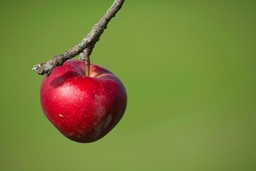
#> input picture _ i2Ai/CarlosMelo_VisaoComputacionalNaPratica/_Notebooks da Semana 1/apple.jpg, 256 x 171 px, shrunk from 1280 x 853 before the run
$ jupyter execute 'I2AI - 2_HSV.ipynb'   (shell and % lines are left out)
#> lines starting #> are read from the running program, lines starting #| are printed output that depends on the picture; after the words box and inside, x2 and y2 are one past the last pixel; in counts of white or black regions, pixels touching at a corner belong together
# O Espaço de Cor HSV

Neste *notebook* mós vamos explorar um espaço de cor muito útil e intuitivo: o HSV (Hue, Saturation, Value - Matiz, Saturação e Valor).

Uma das grandes vantagens de trabalhar com o espaço de cor HSV é a facilidade de trabalhar com 'canais' de cor específicos. Isso pode ser muito útil para várias tarefas de processamento de imagens, como identificar a cor dominante em uma imagem ou segmentar objetos por cor.

Ao longo deste notebook, vamos explorar o espaço de cor HSV em mais detalhes e experimentar várias técnicas úteis de processamento de imagens que fazem uso desse espaço de cor.

## Entendendo o Espaço de Cores HSV

Ao trabalhar com imagens digitais, o espaço de cor é um componente essencial. Em muitas situações, o espaço de cor RGB (Vermelho, Verde e Azul) é o mais comumente usado. No entanto, ele não é muito intuitivo para nós, humanos. É aqui que o espaço de cor HSV entra.

O espaço de cor HSV é mais próximo de como os humanos percebem a cor, tornando-o um espaço de cor intuitivo para trabalhar. Ele é representado por um sistema de coordenadas cilíndricas:

* Matiz (Hue): É o ângulo no sistema de coordenadas cilíndricas, e representa a cor "pura". Varia de 0 a 180 em softwares como OpenCV, mas pode variar de 0 a 360 em outros contextos.
* Saturação: Este é o eixo radial no sistema de coordenadas cilíndricas. A Saturação representa a "pureza" da cor, indo de 0 (sem cor, tons de cinza) a 255 (cor pura).
* Valor (Value): Este é o eixo vertical no sistema de coordenadas cilíndricas. O Valor representa o brilho da cor, variando de 0 (preto) a 255 (branco).

No espaço de cores HSV, o componente Matiz representa o comprimento de onda dominante da luz, variando entre 0 a 360 graus. A Saturação, por outro lado, representa a pureza (ou intensidade) de uma cor. Um valor de saturação mais alto indica uma cor mais vívida e vibrante, enquanto um valor mais baixo representa uma cor mais desbotada ou semelhante a pastel. Por último, o componente Valor representa o brilho ou a luminosidade de uma cor. Um valor mais alto corresponde a uma cor mais brilhante, enquanto um valor mais baixo representa uma cor mais escura.

Uma informação muito importante e que merece destaque, é que no OpenCV, a Matiz tem valores de 0 a 180, enquanto a Saturação e o Valor estão compreendidos no *range* de 0 a 255. Isso significa que no OpenCV os valores de H 179, 178, 177, e assim por diante, estão tão próximos do verdadeiro VERMELHO quanto os valores de H 1, 2, 3.

Compreender essas nuances do espaço de cores HSV, especialmente como implementado no OpenCV, pode ajudar em várias aplicações de visão computacional e processamento de imagem. Ele oferece uma maneira mais robusta de manipular cores e alcançar efeitos desejados em comparação com o espaço de cores RGB tradicional.

[cell 1]
# Baixar as imagens que serão usadas no notebook

[cell 2]
# Importando as bibliotecas necessárias
from google.colab.patches import cv2_imshow
import numpy as np
import cv2
import matplotlib
from mpl_toolkits.mplot3d import Axes3D
from matplotlib import cm
from matplotlib import colors
import plotly.express as px
import matplotlib.pyplot as plt

# Configurando os parâmetros de exibição de imagens e gráficos
matplotlib.rcParams['figure.figsize'] = (10.0, 10.0)
matplotlib.rcParams['image.cmap'] = 'gray'

[cell 3]
# A sua imagem da maçã
maca = cv2.imread('apple.jpg')
#> maca is the input picture: shape (171, 256, 3); mean B, G, R 58.5, 129.6, 120.7
maca = cv2.cvtColor(maca, cv2.COLOR_BGR2RGB)

r, g, b = cv2.split(maca)
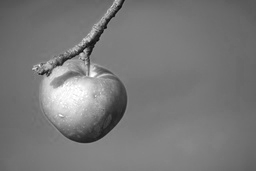
#> r: shape (171, 256); min 6, max 255, mean 120.7
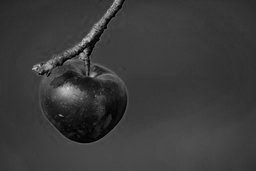
#> b: shape (171, 256); min 0, max 208, mean 58.5

[cell 4]
plt.imshow(maca)

[cell 5]
# Criando a figura para conter os dois subplots
fig = plt.figure(figsize=(16, 8))

# Plot RGB
axis_rgb = fig.add_subplot(1, 2, 1, projection="3d")
pixel_colors = maca.reshape((np.shape(maca)[0] * np.shape(maca)[1], 3))
norm = colors.Normalize(vmin=-1.0, vmax=1.0)
norm.autoscale(pixel_colors)
pixel_colors = norm(pixel_colors).tolist()
#> pixel_colors = 43776 items
axis_rgb.scatter(
    r.flatten(), g.flatten(), b.flatten(), facecolors=pixel_colors, marker="."
)
axis_rgb.set_xlabel("Red")
axis_rgb.set_ylabel("Green")
axis_rgb.set_zlabel("Blue")
axis_rgb.set_title("Espaço de Cores RGB")

# Conversão para HSV e plot
hsv_maca = cv2.cvtColor(maca, cv2.COLOR_BGR2HSV)
#> hsv_maca: shape (171, 256, 3); mean H, S, V 86, 154.6, 143.9
h, s, v = cv2.split(hsv_maca)
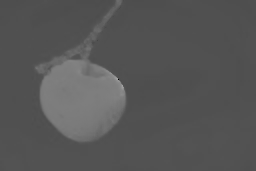
#> h: shape (171, 256); min 0, max 162, mean 86
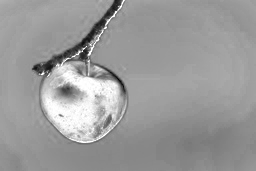
#> s: shape (171, 256); min 0, max 255, mean 154.6
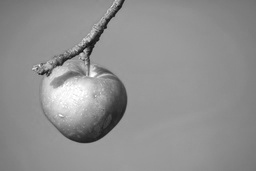
#> v: shape (171, 256); min 13, max 255, mean 143.9

axis_hsv = fig.add_subplot(1, 2, 2, projection="3d")
axis_hsv.scatter(
    h.flatten(), s.flatten(), v.flatten(), facecolors=pixel_colors, marker="."
)
axis_hsv.set_xlabel("Hue")
axis_hsv.set_ylabel("Saturation")
axis_hsv.set_zlabel("Value")
axis_hsv.set_title("Espaço de Cores HSV")

# axis_hsv.view_init(elev=30, azim=0)

plt.show()
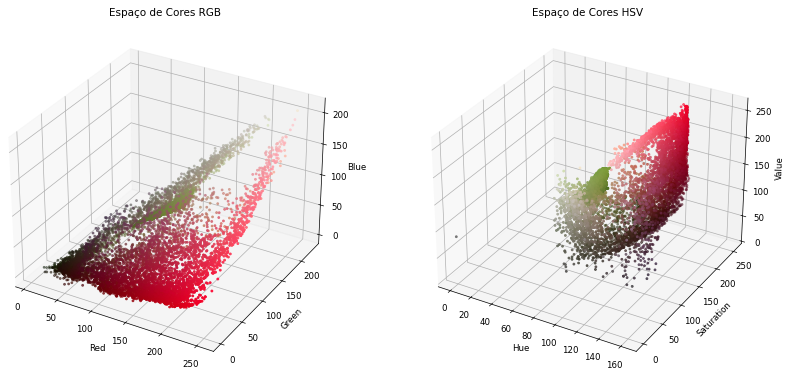
#> figure drawn by matplotlib, 2 panels

Como podemos ver no código acima, este trecho importa as bibliotecas necessárias para nossa tarefa de encontrar a cor dominante em uma imagem. Importamos o `numpy` para operações numéricas, `cv2` para funcionalidades de visão computacional e `matplotlib.pyplot` para visualizar imagens e gráficos. O comando `%matplotlib inline` garante que os gráficos sejam exibidos diretamente no Jupyter Notebook ou no ambiente IPython. As linhas de código subsequentes configuram os parâmetros para a exibição de imagens e gráficos, como o tamanho da figura, o mapa de cores e o método de interpolação. Essas configurações nos ajudam a visualizar as imagens e gráficos em um formato desejado.

[cell 6]
# Cria uma matriz de zeros para representar o espaço de cores HSV
hsv_spectrum = np.zeros((50, 180, 3), dtype=np.uint8)

# Define a saturação e o valor máximos para todo o espectro
hsv_spectrum[:,:,1] = 255  # Saturação
hsv_spectrum[:,:,2] = 255  # Valor

# Para cada coluna, define o Hue igual ao índice da coluna
for i in range(180):
    hsv_spectrum[:,i,0] = i

# Converte a imagem HSV para RGB
rgb_spectrum = cv2.cvtColor(hsv_spectrum, cv2.COLOR_HSV2RGB)

# Cria o gráfico
plt.figure(figsize=(10,2))  # você pode ajustar o tamanho conforme necessário
plt.imshow(rgb_spectrum)
plt.yticks([])  # Remove os yticks
plt.xlabel("Hue (Matiz)")
plt.title("Espectro HSV (com Saturação e Valor máximos)")

# Exibe o gráfico
plt.show()

Acima, você pode ver que o código fornecido demonstra como criar um espectro de cores no espaço de cores HSV. O código começa criando um array numpy de zeros para representar o espaço de cores HSV. Os canais de saturação e valor são definidos em seus valores máximos em todo o espectro. Em seguida, para cada coluna, o canal de matiz (hue) é definido para o valor do índice correspondente. A seguir, a imagem HSV é convertida para RGB usando a função `cv2.cvtColor()`. Finalmente, o espectro RGB é exibido usando `plt.imshow()`. O gráfico resultante mostra o espectro de cores no espaço de cores HSV com saturação e valor máximos.

[cell 7]
# Lê a imagem a partir do arquivo
img = cv2.imread("hexapod.png")
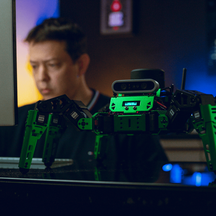
#> input picture _ i2Ai/CarlosMelo_VisaoComputacionalNaPratica/_Notebooks da Semana 1/hexapod.png, 216 x 216 px, shrunk from 1080 x 1080 before the run
#> img is the input picture: shape (216, 216, 3); mean B, G, R 49.4, 38.9, 30.7

# Exibe a imagem original
plt.figure(figsize=(15, 5))
plt.subplot(1, 4, 1)
plt.imshow(img[...,::-1])
plt.title("Original")
plt.axis('off')

# Converte a imagem de BGR para HSV
hsv_img = cv2.cvtColor(img, cv2.COLOR_BGR2HSV)
#> hsv_img: shape (216, 216, 3); mean H, S, V 95.6, 173.5, 59.4

# Para cada canal HSV, exibe sua respectiva imagem em escala de cinza
components = ['Hue', 'Saturation', 'Value']
for i in range(3):
    plt.subplot(1, 4, i+2)
    plt.imshow(hsv_img[:,:,i], cmap='gray')
    plt.title(f"{components[i]}")
    plt.axis('off')
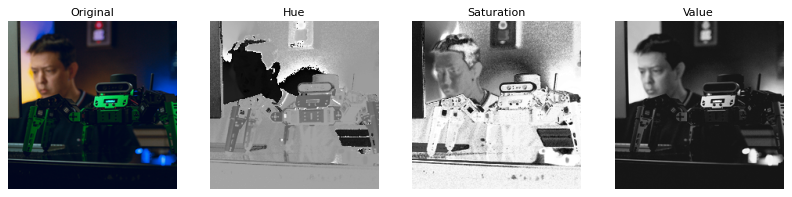
#> figure drawn by matplotlib, 4 panels

Vamos dar uma olhada mais de perto no que está acontecendo aqui. O código começa lendo uma imagem de um arquivo usando a função `cv2.imread()` e armazenando-a na variável `img`. Em seguida, a imagem original é exibida usando `plt.imshow()` e o título correspondente é definido. A função `plt.subplot()` é usada para criar uma grade de subplots e, para cada canal da imagem HSV (Hue, Saturation e Value), um subplot é criado para exibir a respectiva imagem em escala de cinza usando `plt.imshow()`. O argumento `cmap='gray'` garante que as imagens sejam exibidas em escala de cinza. Os títulos dos subplots são definidos com os nomes dos componentes HSV. Este trecho de código nos permite visualizar a imagem original e seus componentes HSV.

[cell 8]
maca_hsv = cv2.cvtColor(maca, cv2.COLOR_BGR2HSV)

lower = np.array([30, 0, 0])
upper = np.array([100, 255, 255])

mask = cv2.inRange(maca_hsv, lower, upper)
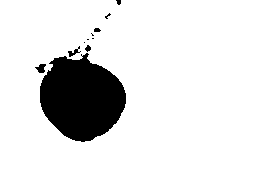
#> mask: shape (171, 256); 87% white; 11 black regions (6 under 20 px), largest, box (x1, y1, x2, y2) and area: (40, 53, 126, 142) 5475, (35, 64, 46, 73) 62, (68, 46, 81, 57) 50, (85, 45, 91, 52) 27, (94, 28, 101, 32) 23

res = cv2.bitwise_and(maca_hsv, maca_hsv, mask=mask)
#> res: shape (171, 256, 3); mean H, S, V 70.3, 129.8, 124.7
res = cv2.cvtColor(res, cv2.COLOR_HSV2RGB)
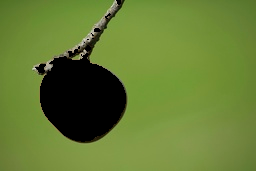
#> res: shape (171, 256, 3); mean B, G, R 51.6, 124.6, 101.3
plt.imshow(res);
